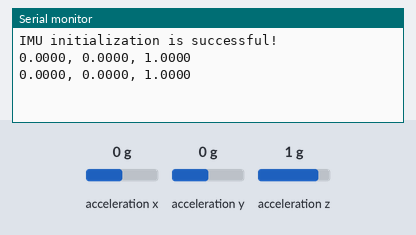
Recording of a sketch running on a simulated Arduino Nano 33 IoT. Shown: the last lines printed to the serial monitor. The test bench sets the inputs (shaded band); at power-on: acceleration x 0 g, acceleration y 0 g, acceleration z 1 g.

Above: at 1.8 s.
1.9 s: acceleration x set to -1.4 g
At 2.5 s:
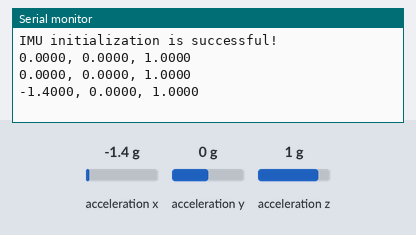
3.4 s: acceleration y set to -1.4 g
At 4.7 s:
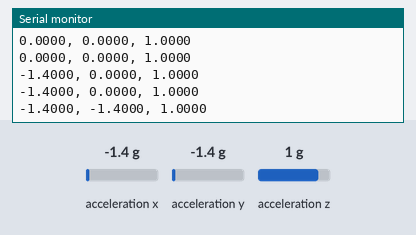
4.9 s: acceleration z set to -1.4 g
At 5.8 s:
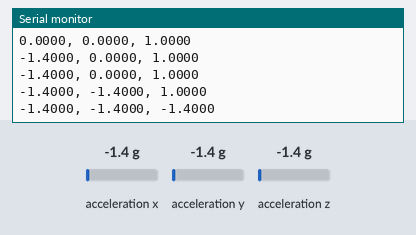

Measured:
- after the input at 1.9 s, the serial monitor: prints a new line after 0.10 s (image 1)
- after the input at 3.4 s, the serial monitor: prints a new line after 0.61 s (image 2)
- after the input at 4.9 s, the serial monitor: prints a new line after 0.11 s (image 3)

The sketch:

SimpleAccelerometer.ino
```cpp
#include <Arduino_LSM6DS3.h>

void setup() {
  Serial.begin(9600);  // Increased baud rate for better performance
  while (!Serial);

  if (!IMU.begin()) {
    Serial.println("IMU error!");
    while (1);  // Halt if IMU fails to initialize
  }
    Serial.println("IMU initialization is successful!");
}

void loop() {
    float x, y, z;

    if (IMU.accelerationAvailable()){
      IMU.readAcceleration(x, y, z);

      Serial.print(x, 4);
      Serial.print(", ");
      Serial.print(y, 4);
      Serial.print(", ");
      Serial.println(z, 4);
    }

  delay(1000);  // ~50Hz sampling rate
}
```
